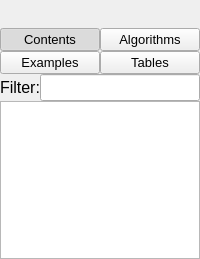
<?xml version="1.0" encoding="UTF-8"?>
<ui version="4.0">
 <class>DocBookViewer::SidePanel</class>
 <widget class="QWidget" name="DocBookViewer::SidePanel">
  <property name="geometry">
   <rect>
    <x>0</x>
    <y>0</y>
    <width>200</width>
    <height>259</height>
   </rect>
  </property>
  <property name="sizePolicy">
   <sizepolicy hsizetype="MinimumExpanding" vsizetype="Preferred">
    <horstretch>0</horstretch>
    <verstretch>0</verstretch>
   </sizepolicy>
  </property>
  <property name="minimumSize">
   <size>
    <width>180</width>
    <height>0</height>
   </size>
  </property>
  <property name="windowTitle">
   <string>Form</string>
  </property>
  <layout class="QVBoxLayout" name="verticalLayout_4">
   <property name="spacing">
    <number>0</number>
   </property>
   <property name="leftMargin">
    <number>0</number>
   </property>
   <property name="topMargin">
    <number>0</number>
   </property>
   <property name="rightMargin">
    <number>0</number>
   </property>
   <property name="bottomMargin">
    <number>0</number>
   </property>
   <item>
    <widget class="QFrame" name="frame">
     <layout class="QGridLayout" name="gridLayout">
      <property name="leftMargin">
       <number>0</number>
      </property>
      <property name="topMargin">
       <number>0</number>
      </property>
      <property name="rightMargin">
       <number>0</number>
      </property>
      <property name="bottomMargin">
       <number>0</number>
      </property>
      <property name="spacing">
       <number>0</number>
      </property>
      <item row="2" column="0">
       <widget class="QPushButton" name="examples">
        <property name="font">
         <font>
          <pointsize>10</pointsize>
         </font>
        </property>
        <property name="text">
         <string>Examples</string>
        </property>
        <property name="checkable">
         <bool>true</bool>
        </property>
       </widget>
      </item>
      <item row="2" column="1">
       <widget class="QPushButton" name="tables">
        <property name="font">
         <font>
          <pointsize>10</pointsize>
         </font>
        </property>
        <property name="text">
         <string>Tables</string>
        </property>
        <property name="checkable">
         <bool>true</bool>
        </property>
       </widget>
      </item>
      <item row="1" column="0">
       <widget class="QPushButton" name="contents">
        <property name="font">
         <font>
          <pointsize>10</pointsize>
         </font>
        </property>
        <property name="text">
         <string>Contents</string>
        </property>
        <property name="checkable">
         <bool>true</bool>
        </property>
        <property name="checked">
         <bool>true</bool>
        </property>
       </widget>
      </item>
      <item row="1" column="1">
       <widget class="QPushButton" name="algorithms">
        <property name="font">
         <font>
          <pointsize>10</pointsize>
         </font>
        </property>
        <property name="text">
         <string>Algorithms</string>
        </property>
        <property name="checkable">
         <bool>true</bool>
        </property>
       </widget>
      </item>
      <item row="0" column="0">
       <widget class="QLabel" name="label_5">
        <property name="minimumSize">
         <size>
          <width>0</width>
          <height>28</height>
         </size>
        </property>
        <property name="text">
         <string/>
        </property>
       </widget>
      </item>
     </layout>
    </widget>
   </item>
   <item>
    <widget class="QStackedWidget" name="stackedWidget">
     <property name="font">
      <font>
       <pointsize>12</pointsize>
      </font>
     </property>
     <widget class="QWidget" name="pageContents">
      <layout class="QVBoxLayout" name="verticalLayout_2">
       <property name="spacing">
        <number>0</number>
       </property>
       <property name="leftMargin">
        <number>0</number>
       </property>
       <property name="topMargin">
        <number>0</number>
       </property>
       <property name="rightMargin">
        <number>0</number>
       </property>
       <property name="bottomMargin">
        <number>0</number>
       </property>
       <item>
        <layout class="QHBoxLayout" name="horizontalLayout_2">
         <item>
          <widget class="QLabel" name="label_2">
           <property name="text">
            <string>Filter:</string>
           </property>
           <property name="buddy">
            <cstring>searchContents</cstring>
           </property>
          </widget>
         </item>
         <item>
          <widget class="QLineEdit" name="searchContents"/>
         </item>
        </layout>
       </item>
       <item>
        <widget class="QTreeWidget" name="contentsNavigator">
         <property name="font">
          <font>
           <pointsize>12</pointsize>
          </font>
         </property>
         <property name="indentation">
          <number>10</number>
         </property>
         <property name="headerHidden">
          <bool>true</bool>
         </property>
         <column>
          <property name="text">
           <string notr="true">1</string>
          </property>
         </column>
        </widget>
       </item>
      </layout>
     </widget>
     <widget class="QWidget" name="pageAlgorithms">
      <layout class="QVBoxLayout" name="verticalLayout_3">
       <property name="spacing">
        <number>0</number>
       </property>
       <property name="leftMargin">
        <number>0</number>
       </property>
       <property name="topMargin">
        <number>0</number>
       </property>
       <property name="rightMargin">
        <number>0</number>
       </property>
       <property name="bottomMargin">
        <number>0</number>
       </property>
       <item>
        <layout class="QHBoxLayout" name="horizontalLayout">
         <item>
          <widget class="QLabel" name="label">
           <property name="text">
            <string>Filter:</string>
           </property>
           <property name="buddy">
            <cstring>searchAlgorithms</cstring>
           </property>
          </widget>
         </item>
         <item>
          <widget class="QLineEdit" name="searchAlgorithms"/>
         </item>
        </layout>
       </item>
       <item>
        <widget class="QTreeWidget" name="algorithmsNavigator">
         <property name="font">
          <font>
           <pointsize>12</pointsize>
          </font>
         </property>
         <property name="indentation">
          <number>10</number>
         </property>
         <attribute name="headerVisible">
          <bool>false</bool>
         </attribute>
         <column>
          <property name="text">
           <string notr="true">1</string>
          </property>
         </column>
        </widget>
       </item>
      </layout>
     </widget>
     <widget class="QWidget" name="pageExamples">
      <layout class="QVBoxLayout" name="verticalLayout">
       <property name="spacing">
        <number>0</number>
       </property>
       <property name="leftMargin">
        <number>0</number>
       </property>
       <property name="topMargin">
        <number>0</number>
       </property>
       <property name="rightMargin">
        <number>0</number>
       </property>
       <property name="bottomMargin">
        <number>0</number>
       </property>
       <item>
        <layout class="QHBoxLayout" name="horizontalLayout_3">
         <item>
          <widget class="QLabel" name="label_3">
           <property name="text">
            <string>Filter:</string>
           </property>
           <property name="buddy">
            <cstring>searchExamples</cstring>
           </property>
          </widget>
         </item>
         <item>
          <widget class="QLineEdit" name="searchExamples"/>
         </item>
        </layout>
       </item>
       <item>
        <widget class="QTreeWidget" name="examplesNavigator">
         <property name="font">
          <font>
           <pointsize>12</pointsize>
          </font>
         </property>
         <property name="indentation">
          <number>10</number>
         </property>
         <property name="headerHidden">
          <bool>true</bool>
         </property>
         <column>
          <property name="text">
           <string notr="true">1</string>
          </property>
         </column>
        </widget>
       </item>
      </layout>
     </widget>
     <widget class="QWidget" name="pageTables">
      <layout class="QVBoxLayout" name="verticalLayout_5">
       <property name="spacing">
        <number>0</number>
       </property>
       <property name="leftMargin">
        <number>0</number>
       </property>
       <property name="topMargin">
        <number>0</number>
       </property>
       <property name="rightMargin">
        <number>0</number>
       </property>
       <property name="bottomMargin">
        <number>0</number>
       </property>
       <item>
        <layout class="QHBoxLayout" name="horizontalLayout_4">
         <item>
          <widget class="QLabel" name="label_4">
           <property name="text">
            <string>Filter:</string>
           </property>
           <property name="buddy">
            <cstring>searchTables</cstring>
           </property>
          </widget>
         </item>
         <item>
          <widget class="QLineEdit" name="searchTables"/>
         </item>
        </layout>
       </item>
       <item>
        <widget class="QTreeWidget" name="tablesNavigator">
         <property name="font">
          <font>
           <pointsize>12</pointsize>
          </font>
         </property>
         <property name="indentation">
          <number>10</number>
         </property>
         <property name="headerHidden">
          <bool>true</bool>
         </property>
         <column>
          <property name="text">
           <string notr="true">1</string>
          </property>
         </column>
        </widget>
       </item>
      </layout>
     </widget>
    </widget>
   </item>
  </layout>
 </widget>
 <resources/>
 <connections/>
</ui>
